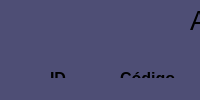
<?xml version="1.0" encoding="UTF-8"?>
<ui version="4.0">
 <class>MainWindow</class>
 <widget class="QMainWindow" name="MainWindow">
  <property name="geometry">
   <rect>
    <x>0</x>
    <y>0</y>
    <width>533</width>
    <height>0</height>
   </rect>
  </property>
  <property name="windowTitle">
   <string>MainWindow</string>
  </property>
  <property name="styleSheet">
   <string notr="true">background-color: rgb(78, 78, 117);</string>
  </property>
  <widget class="QWidget" name="centralwidget">
   <widget class="QLabel" name="label">
    <property name="geometry">
     <rect>
      <x>190</x>
      <y>10</y>
      <width>211</width>
      <height>21</height>
     </rect>
    </property>
    <property name="font">
     <font>
      <pointsize>20</pointsize>
     </font>
    </property>
    <property name="text">
     <string>Alterar Produtos</string>
    </property>
   </widget>
   <widget class="QLabel" name="label_2">
    <property name="geometry">
     <rect>
      <x>50</x>
      <y>70</y>
      <width>31</width>
      <height>16</height>
     </rect>
    </property>
    <property name="font">
     <font>
      <pointsize>12</pointsize>
      <weight>75</weight>
      <bold>true</bold>
     </font>
    </property>
    <property name="text">
     <string>ID</string>
    </property>
   </widget>
   <widget class="QLabel" name="label_3">
    <property name="geometry">
     <rect>
      <x>120</x>
      <y>70</y>
      <width>71</width>
      <height>16</height>
     </rect>
    </property>
    <property name="font">
     <font>
      <pointsize>12</pointsize>
      <weight>75</weight>
      <bold>true</bold>
     </font>
    </property>
    <property name="text">
     <string>Código</string>
    </property>
   </widget>
   <widget class="QLabel" name="label_4">
    <property name="geometry">
     <rect>
      <x>220</x>
      <y>70</y>
      <width>81</width>
      <height>16</height>
     </rect>
    </property>
    <property name="font">
     <font>
      <pointsize>12</pointsize>
      <weight>75</weight>
      <bold>true</bold>
     </font>
    </property>
    <property name="text">
     <string>Produto</string>
    </property>
   </widget>
   <widget class="QLabel" name="label_5">
    <property name="geometry">
     <rect>
      <x>340</x>
      <y>70</y>
      <width>51</width>
      <height>16</height>
     </rect>
    </property>
    <property name="font">
     <font>
      <pointsize>12</pointsize>
      <weight>75</weight>
      <bold>true</bold>
     </font>
    </property>
    <property name="text">
     <string>Preço</string>
    </property>
   </widget>
   <widget class="QLabel" name="label_6">
    <property name="geometry">
     <rect>
      <x>430</x>
      <y>70</y>
      <width>91</width>
      <height>21</height>
     </rect>
    </property>
    <property name="font">
     <font>
      <pointsize>12</pointsize>
      <weight>75</weight>
      <bold>true</bold>
     </font>
    </property>
    <property name="text">
     <string>Categoria</string>
    </property>
   </widget>
   <widget class="QLineEdit" name="lineEdit">
    <property name="geometry">
     <rect>
      <x>10</x>
      <y>100</y>
      <width>101</width>
      <height>31</height>
     </rect>
    </property>
    <property name="styleSheet">
     <string notr="true">background-color: rgb(107, 107, 159);</string>
    </property>
   </widget>
   <widget class="QLineEdit" name="lineEdit_2">
    <property name="geometry">
     <rect>
      <x>100</x>
      <y>100</y>
      <width>101</width>
      <height>31</height>
     </rect>
    </property>
    <property name="styleSheet">
     <string notr="true">background-color: rgb(107, 107, 159);</string>
    </property>
   </widget>
   <widget class="QLineEdit" name="lineEdit_3">
    <property name="geometry">
     <rect>
      <x>192</x>
      <y>100</y>
      <width>121</width>
      <height>31</height>
     </rect>
    </property>
    <property name="styleSheet">
     <string notr="true">background-color: rgb(107, 107, 159);</string>
    </property>
   </widget>
   <widget class="QLineEdit" name="lineEdit_4">
    <property name="geometry">
     <rect>
      <x>310</x>
      <y>100</y>
      <width>113</width>
      <height>31</height>
     </rect>
    </property>
    <property name="styleSheet">
     <string notr="true">background-color: rgb(107, 107, 159);</string>
    </property>
   </widget>
   <widget class="QLineEdit" name="lineEdit_5">
    <property name="geometry">
     <rect>
      <x>420</x>
      <y>100</y>
      <width>113</width>
      <height>31</height>
     </rect>
    </property>
    <property name="styleSheet">
     <string notr="true">background-color: rgb(107, 107, 159);</string>
    </property>
   </widget>
   <widget class="QPushButton" name="pushButton">
    <property name="geometry">
     <rect>
      <x>220</x>
      <y>190</y>
      <width>121</width>
      <height>41</height>
     </rect>
    </property>
    <property name="font">
     <font>
      <pointsize>13</pointsize>
      <weight>75</weight>
      <bold>true</bold>
     </font>
    </property>
    <property name="styleSheet">
     <string notr="true">background-color: rgb(0, 131, 0);
border-radius: 15px;
border-style: outset;
border-width: 2px;
border-color: black;</string>
    </property>
    <property name="text">
     <string>Salvar</string>
    </property>
   </widget>
  </widget>
  <widget class="QMenuBar" name="menubar">
   <property name="geometry">
    <rect>
     <x>0</x>
     <y>0</y>
     <width>533</width>
     <height>21</height>
    </rect>
   </property>
  </widget>
  <widget class="QStatusBar" name="statusbar"/>
 </widget>
 <resources/>
 <connections/>
</ui>
